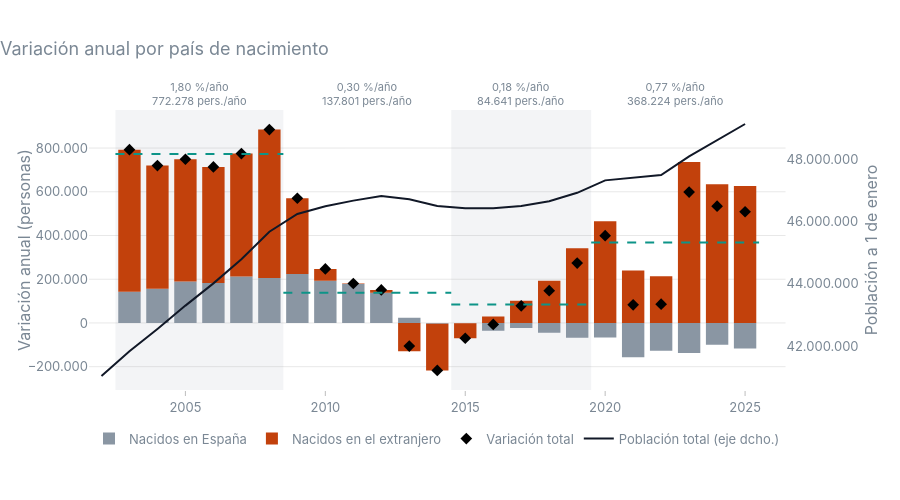
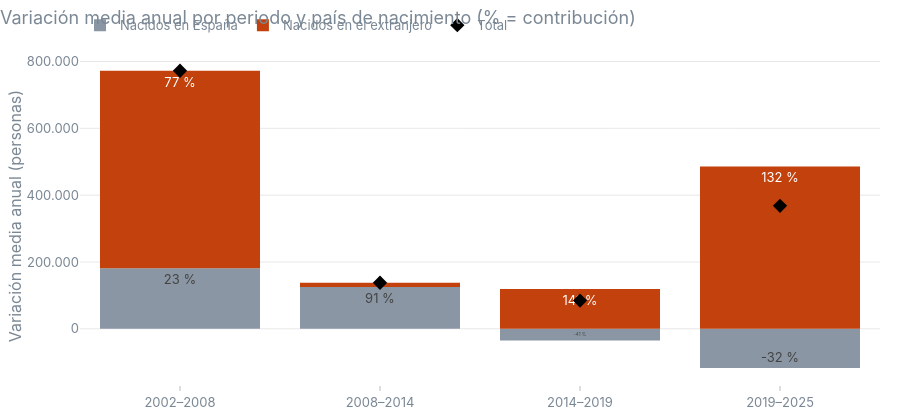
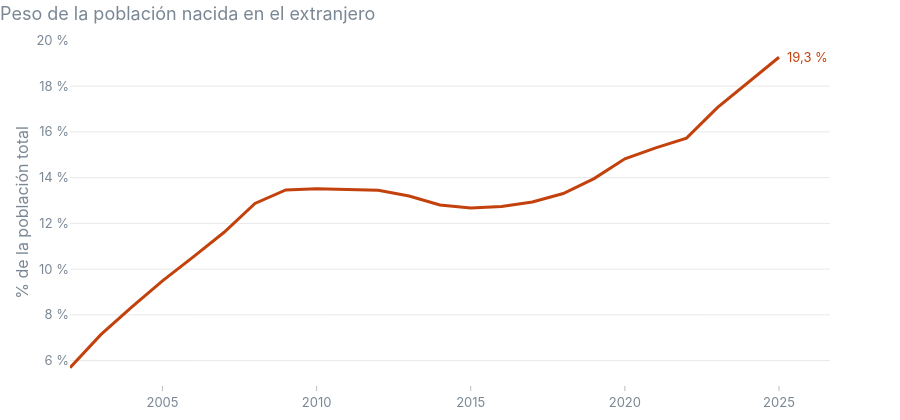

These figures' notebook cell, in order:
### Code cell
grafico_anual(nacim, total, "Variación anual por país de nacimiento", COL_NACIM, LIMITES).show()
grafico_periodos(res_nacim, COL_NACIM, "Variación media anual por periodo y país de nacimiento (% = contribución)").show()
grafico_cuota(nacim, total, COL_NACIM, "Peso de la población nacida en el extranjero", excluir=["Nacidos en España"]).show()

### Figure 1 — Plotly figure (JSON) as saved in the notebook; plotly's stock layout.template omitted (floating-point values rounded to 4 significant figures)
{"data": [{"customdata": [2002, 2003, 2004, 2005, 2006, 2007, 2008, 2009, 2010, 2011, 2012, 2013, 2014, 2015, 2016, 2017, 2018, 2019, 2020, 2021, 2022, 2023, 2024], "hovertemplate": "%{customdata} → %{x}: %{y:,.0f}<extra>Nacidos en España</extra>", "marker": {"color": "#8a96a3"}, "name": "Nacidos en España", "type": "bar", "x": [2003, 2004, 2005, 2006, 2007, 2008, 2009, 2010, 2011, 2012, 2013, 2014, 2015, 2016, 2017, 2018, 2019, 2020, 2021, 2022, 2023, 2024, 2025], "y": [142569, 156043, 189324, 182888, 212600, 205422, 223739, 192799, 178409, 138297, 23752, -4041, -1143, -36112, -23034, -45124, -67919, -66345, -157296, -127390, -137456, -99694, -117374]}, {"customdata": [2002, 2003, 2004, 2005, 2006, 2007, 2008, 2009, 2010, 2011, 2012, 2013, 2014, 2015, 2016, 2017, 2018, 2019, 2020, 2021, 2022, 2023, 2024], "hovertemplate": "%{customdata} → %{x}: %{y:,.0f}<extra>Nacidos en el extranjero</extra>", "marker": {"color": "#c2410c"}, "name": "Nacidos en el extranjero", "type": "bar", "x": [2003, 2004, 2005, 2006, 2007, 2008, 2009, 2010, 2011, 2012, 2013, 2014, 2015, 2016, 2017, 2018, 2019, 2020, 2021, 2022, 2023, 2024, 2025], "y": [649996, 563575, 559557, 530745, 562090, 678858, 346594, 54551, 2144, 12744, -129317, -212865, -68879, 29274, 101543, 192801, 341800, 465444, 240044, 213319, 736090, 634028, 625976]}, {"marker": {"color": "black", "size": 9, "symbol": "diamond"}, "mode": "markers", "name": "Variación total", "type": "scatter", "x": [2003, 2004, 2005, 2006, 2007, 2008, 2009, 2010, 2011, 2012, 2013, 2014, 2015, 2016, 2017, 2018, 2019, 2020, 2021, 2022, 2023, 2024, 2025], "y": [792565, 719618, 748881, 713633, 774690, 884280, 570333, 247350, 180553, 151041, -105565, -216906, -70022, -6838, 78509, 147677, 273881, 399099, 82748, 85929, 598634, 534334, 508602]}, {"line": {"color": "#111827", "width": 2}, "mode": "lines", "name": "Población total (eje dcho.)", "type": "scatter", "x": [2002, 2003, 2004, 2005, 2006, 2007, 2008, 2009, 2010, 2011, 2012, 2013, 2014, 2015, 2016, 2017, 2018, 2019, 2020, 2021, 2022, 2023, 2024, 2025], "xaxis": "x", "y": [41035271, 41827836, 42547454, 43296335, 44009969, 44784659, 45668938, 46239271, 46486621, 46667175, 46818216, 46712650, 46495744, 46425722, 46418884, 46497393, 46645070, 46918951, 47318050, 47400798, 47486727, 48085361, 48619695, 49128297], "yaxis": "y2"}, {"hoverinfo": "skip", "line": {"color": "#0d9488", "dash": "dash", "width": 2}, "mode": "lines", "showlegend": false, "type": "scatter", "x": [2002.0, 2008.0], "y": [772300.0, 772300.0]}, {"hoverinfo": "skip", "line": {"color": "#0d9488", "dash": "dash", "width": 2}, "mode": "lines", "showlegend": false, "type": "scatter", "x": [2008.0, 2014.0], "y": [137801, 137801]}, {"hoverinfo": "skip", "line": {"color": "#0d9488", "dash": "dash", "width": 2}, "mode": "lines", "showlegend": false, "type": "scatter", "x": [2014.0, 2020.0], "y": [84640.0, 84640.0]}, {"hoverinfo": "skip", "line": {"color": "#0d9488", "dash": "dash", "width": 2}, "mode": "lines", "showlegend": false, "type": "scatter", "x": [2020.0, 2026.0], "y": [368200.0, 368200.0]}], "layout": {"annotations": [{"font": {"size": 11}, "showarrow": false, "text": "1,80 %/año<br>772.278 pers./año", "x": 2006.0, "y": 1, "yanchor": "bottom", "yref": "paper"}, {"font": {"size": 11}, "showarrow": false, "text": "0,30 %/año<br>137.801 pers./año", "x": 2012.0, "y": 1, "yanchor": "bottom", "yref": "paper"}, {"font": {"size": 11}, "showarrow": false, "text": "0,18 %/año<br>84.641 pers./año", "x": 2017, "y": 1, "yanchor": "bottom", "yref": "paper"}, {"font": {"size": 11}, "showarrow": false, "text": "0,77 %/año<br>368.224 pers./año", "x": 2022.0, "y": 1, "yanchor": "bottom", "yref": "paper"}], "barmode": "relative", "height": 500, "legend": {"orientation": "h", "y": -0.12, "yanchor": "top"}, "margin": {"b": 110, "r": 70, "t": 110}, "shapes": [{"fillcolor": "#8a96a3", "layer": "below", "line": {"width": 0}, "opacity": 0.1, "type": "rect", "x0": 2002.0, "x1": 2008.0, "xref": "x", "y0": 0, "y1": 1, "yref": "y domain"}, {"fillcolor": "#8a96a3", "layer": "below", "line": {"width": 0}, "opacity": 0, "type": "rect", "x0": 2008.0, "x1": 2014.0, "xref": "x", "y0": 0, "y1": 1, "yref": "y domain"}, {"fillcolor": "#8a96a3", "layer": "below", "line": {"width": 0}, "opacity": 0.1, "type": "rect", "x0": 2014.0, "x1": 2020.0, "xref": "x", "y0": 0, "y1": 1, "yref": "y domain"}, {"fillcolor": "#8a96a3", "layer": "below", "line": {"width": 0}, "opacity": 0, "type": "rect", "x0": 2020.0, "x1": 2026.0, "xref": "x", "y0": 0, "y1": 1, "yref": "y domain"}], "title": {"text": "Variación anual por país de nacimiento", "x": 0}, "xaxis": {"anchor": "y", "domain": [0, 0.94]}, "yaxis": {"anchor": "x", "domain": [0, 1], "title": {"text": "Variación anual (personas)"}}, "yaxis2": {"anchor": "x", "overlaying": "y", "showgrid": false, "side": "right", "title": {"text": "Población a 1 de enero"}}}}

### Figure 2 — Plotly figure (JSON) as saved in the notebook; plotly's stock layout.template omitted (floating-point values rounded to 4 significant figures)
{"data": [{"marker": {"color": "#8a96a3"}, "name": "Nacidos en España", "text": ["23 %", "91 %", "-41 %", "-32 %"], "textposition": "inside", "type": "bar", "x": ["2002–2008", "2008–2014", "2014–2019", "2019–2025"], "y": [181500.0, 125500.0, -34670.0, -117600.0]}, {"marker": {"color": "#c2410c"}, "name": "Nacidos en el extranjero", "text": ["77 %", "9 %", "141 %", "132 %"], "textposition": "inside", "type": "bar", "x": ["2002–2008", "2008–2014", "2014–2019", "2019–2025"], "y": [590800.0, 12310.0, 119300.0, 485800.0]}, {"marker": {"color": "black", "size": 11, "symbol": "diamond"}, "mode": "markers", "name": "Total", "type": "scatter", "x": ["2002–2008", "2008–2014", "2014–2019", "2019–2025"], "y": [772300.0, 137800.0, 84640.0, 368200.0]}], "layout": {"barmode": "relative", "height": 420, "title": {"text": "Variación media anual por periodo y país de nacimiento (% = contribución)", "x": 0}, "yaxis": {"title": {"text": "Variación media anual (personas)"}}}}

### Figure 3 — Plotly figure (JSON) as saved in the notebook; plotly's stock layout.template omitted (floating-point values rounded to 4 significant figures)
{"data": [{"hovertemplate": "%{y:.1f} %<extra>Nacidos en el extranjero</extra>", "line": {"color": "#c2410c", "width": 3}, "mode": "lines", "name": "Nacidos en el extranjero", "type": "scatter", "x": [2002, 2003, 2004, 2005, 2006, 2007, 2008, 2009, 2010, 2011, 2012, 2013, 2014, 2015, 2016, 2017, 2018, 2019, 2020, 2021, 2022, 2023, 2024, 2025], "y": [5.688, 7.134, 8.338, 9.486, 10.54, 11.61, 12.87, 13.46, 13.51, 13.46, 13.45, 13.2, 12.8, 12.67, 12.74, 12.94, 13.31, 13.96, 14.82, 15.31, 15.73, 17.06, 18.18, 19.26]}], "layout": {"annotations": [{"font": {"color": "#c2410c"}, "showarrow": false, "text": "19,3 %", "x": 2025, "xanchor": "left", "xshift": 6, "y": 19.26}], "height": 420, "margin": {"r": 70}, "title": {"text": "Peso de la población nacida en el extranjero", "x": 0}, "yaxis": {"tickformat": ".0f", "ticksuffix": " %", "title": {"text": "% de la población total"}}}}
